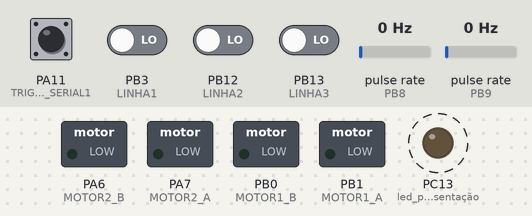
This sketch was run on a simulated STM32 Blue Pill. On the bench: switched loads named in the sketch (green lamp = pin HIGH), output pins drawn as LEDs (lit = HIGH). Wiring (inferred from the names in the program): 2 × pulse sensor: data PB8 / data PB9. Dashed ring = blinking. The test bench sets the inputs (shaded band); at power-on: PA11 (TRIG_PIN_SERIAL1) HIGH, PB3 (LINHA1), PB12 (LINHA2), PB13 (LINHA3) LOW, pulse rate (sensors on PB8, PB9) 0 Hz.

Above: at 0.2 s.
Timing chart, 0 to 3.0 s (numbered marks = the images above):
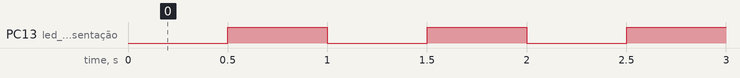

The sketch:

stm_helius.ino
```cpp
/* Author: Manoel Messias
 * Date: 03 de Fevereiro de 2025
 * Description: Código para controle total da placa-mãe do robô helius através da serial.
 */

#define TRIG_PIN_SERIAL1 PA11 // pino de controle de comunicação
#define TIME_LED 500 // tempo para o led mudar de estado(ms)
#define LINES_OUT 3 // quantidade de linhas na matriz de saida
#define LINES_IN 1 // quantidade de linhas na matriz de entrada

// mapeamento de perifericos
#define MOTOR1_A PB1
#define MOTOR1_B PB0
#define ENCODER1 PB8

#define MOTOR2_A PA7
#define MOTOR2_B PA6
#define ENCODER2 PB9

#define LINHA1 PB3
#define LINHA2 PB12
#define LINHA3 PB13
// constantes
#define RESOLUCAO 180

volatile bool readFlag = false; // indica se existe dados para ler
volatile bool responseFlag = false; // indica se o dispositivo mestre solicita a leitura de uma informação

byte linha = 0; // linha de saida
byte coluna = 0; // coluna de saida

volatile unsigned int count_encoder1 = 0;
volatile unsigned int count_encoder2 = 0;
unsigned long int last_time_count_encoder = 0;

byte dataIn[LINES_IN][8] = { // matriz de entrada
  {0, 0, 0, 0, 0, 0, 0, 0}
};

byte dataOut[LINES_OUT][8] = { // matriz de saida
  {0, 0, 0, 0, 0, 0, 0, 0}, // velo1_msb,  velo1_lsb,  velo2_msb,  velo2_lsb,  line1,      line2,    line3,    acellX_msb
  {0, 0, 0, 0, 0, 0, 0, 0}, // acellX_lsb, acellY_msb, acellY_lsb, acellZ_msb, acellZ_lsb, GirX_msb, GirX_lsb, GirY_msb
  {0, 0, 0, 0, 0, 0, 0, 0}  // GirY_lsb,   GirZ_msb,   GirZ_lsb,   null,       null,       null,     null,     null
};

int led_state = 0; // estado do led

void setup() {
  // comunicação serial
  Serial1.begin(230000); // Habilita a uart1 com baud rate de 0.23Mbps bits por segundo
  pinMode(TRIG_PIN_SERIAL1, INPUT_PULLUP); // pino de disparo como entrada
  attachInterrupt(digitalPinToInterrupt(TRIG_PIN_SERIAL1), handlePulse, CHANGE); // Ativação de interrupção

  // perifericos
  pinMode(MOTOR1_A, OUTPUT); // controle A (IN1) do motor 1 (out1 e out2)
  pinMode(MOTOR1_B, OUTPUT); // controle B (IN2) do motor 1 (out1 e out2)
  pinMode(ENCODER1, INPUT); // Encoder do motor 1
  attachInterrupt(digitalPinToInterrupt(ENCODER1), encoder1, RISING); // Ativação de interrupção
  pinMode(MOTOR2_A, OUTPUT); // controle A (IN3) do motor 2 (out4 e out3)
  pinMode(MOTOR2_B, OUTPUT); // controle B (IN4) do motor 2 (out4 e out3)
  pinMode(ENCODER2, INPUT); // Encoder do motor 2
  attachInterrupt(digitalPinToInterrupt(ENCODER2), encoder2, RISING); // Ativação de interrupção

  pinMode(LINHA1, INPUT);
  pinMode(LINHA2, INPUT);
  pinMode(LINHA3, INPUT);

  // led interno para teste
  pinMode(PC13, OUTPUT); // led para representação
  digitalWrite(PC13, 0); // led apaga
}

//controle do led piscando feito pelo millis()
unsigned long int last_state_time_led = 0; // varivel para salvar o tempo da ultima mudança de estado do led

void loop() {
  unsigned long int atual_time = millis(); // valor atual de tempo
  // parte para testes (pisca led)
  if((atual_time-last_state_time_led) >= TIME_LED){ // se passar o tempo para mundança
    led_state = !led_state; // mude o estado
    last_state_time_led = atual_time; // atualize o tempo da ultima mudança
  }
  // mede a velocidade do encoder
  if((atual_time-last_time_count_encoder)>100){ // a cada 100ms (10 vezes por segundo)
    unsigned long int decorred_time = atual_time-last_time_count_encoder;
    last_time_count_encoder = atual_time;
    // velocidade do motor 1
    float velocity1_base = ((float)count_encoder1/RESOLUCAO)*60*(1000/decorred_time); // voltas por minuto
    int velocity1_x10 = (int)(velocity1_base*10); // para trabalharmos com as duas casas decimais
    uint8_t velocity1_msb = (uint8_t)((velocity1_x10 & 0xFF00) >> 8); // pega apenas o segundo byte e o move tornando-o primeiro
    uint8_t velocity1_lsb = (uint8_t)(velocity1_x10 & 0x00FF); // pega os ultimos bytes
    dataOut[0][0] = velocity1_msb;
    dataOut[0][1] = velocity1_lsb;
    count_encoder1 = 0;
    // velocidade motor 2
    float velocity2_base = ((float)count_encoder2/RESOLUCAO)*60*(1000/decorred_time); // voltas por minuto
    int velocity2_x10 = (int)(velocity2_base*10); // para trabalharmos com as duas casas decimais
    uint8_t velocity2_msb = (uint8_t)((velocity2_x10 & 0xFF00) >> 8); // pega apenas o segundo byte e o move tornando-o primeiro
    uint8_t velocity2_lsb = (uint8_t)(velocity2_x10 & 0x00FF); // pega os ultimos bytes
    dataOut[0][2] = velocity2_msb;
    dataOut[0][3] = velocity2_lsb;
    count_encoder2 = 0;
  }

  if(readFlag){ // ler a data recebida
    byte qt_bits = Serial1.available();//recebe a quantidade de bytes a serem lidos
    byte receveid[qt_bits]; // cria um buffer para armazenar os bytes que serão lidos
    for(byte i = 0; i < qt_bits; i++){ // ler os bytes
      receveid[i] = Serial1.read(); // ler o byte atual
      delayMicroseconds(100); // espera para que o buffer interno possa preparar o próximo byte para a leitura (9 bytes 10us cada - 90us ~ 0.1ms)
    }
    byte l = receveid[0]; // recebe a linha
    // sempre serão recebidos 8 bytes de dados
    for(byte i = 0; i<8; i++){ // altera os bytes
      dataIn[l][i] = receveid[1+i]; // adiciona no matriz
    }
    readFlag = false; // indidca que o que tinha de ser recebido já foi recebido
  }

  if(responseFlag){ // escreve a resposta solicitada
    //os 5 primeiros bits são a linha, os 3 ultimos a coluna
    byte info[9] = {linha,0,0,0,0,0,0,0,0}; // cria um buffer para juntar as informações a serem enviadas
    for(int i = 0; i<8; i++){ // preenche o buffer de saida
      info[i+1] = dataOut[linha][i];
    }
    Serial1.write(info, 9); // escreve o buffer na serial
    linha = (linha == LINES_OUT-1)?0:linha+1; // atualiza para escrever a próxima linha
    responseFlag = false; // indica que os dados já foram escritos
  }

  analogWrite(MOTOR1_A, dataIn[0][0]); // aplica o sinal pwm no controle A do motor 1
  analogWrite(MOTOR1_B, dataIn[0][1]); // aplica o sinal pwm no controle B do motor 1
  analogWrite(MOTOR2_A, dataIn[0][2]); // aplica o sinal pwm no controle A do motor 2
  analogWrite(MOTOR2_B, dataIn[0][3]); // aplica o sinal pwm no controle B do motor 2

  digitalWrite(PC13, led_state); // aplica o estado da variavel no led

  dataOut[0][4] = digitalRead(LINHA1);
  dataOut[0][6] = digitalRead(LINHA2);
  dataOut[0][7] = digitalRead(LINHA3);
}

// interrupção para contagem da velocidade do motor 1
void encoder1(){ // disparada pela subida
  if(digitalRead(ENCODER1) == HIGH){
    count_encoder1++;
  }
}
// interrupção para contagem da velocidade do motor 2
void encoder2(){ // disparada pela subida
  if(digitalRead(ENCODER2) == HIGH){
    count_encoder2++;
  }
}

void handlePulse(){ // função disparada pelo pino de controle de comunicação do dispositivo mestre
  if(digitalRead(TRIG_PIN_SERIAL1) == LOW){ // decida
    readFlag = true; // leitura
  }else{ // subida
    responseFlag = true; // escrita
  }
}
```

Measured:
- by itself, PC13 (led_para_representação): alternates HIGH for 0.50 s and LOW for 0.50 s
